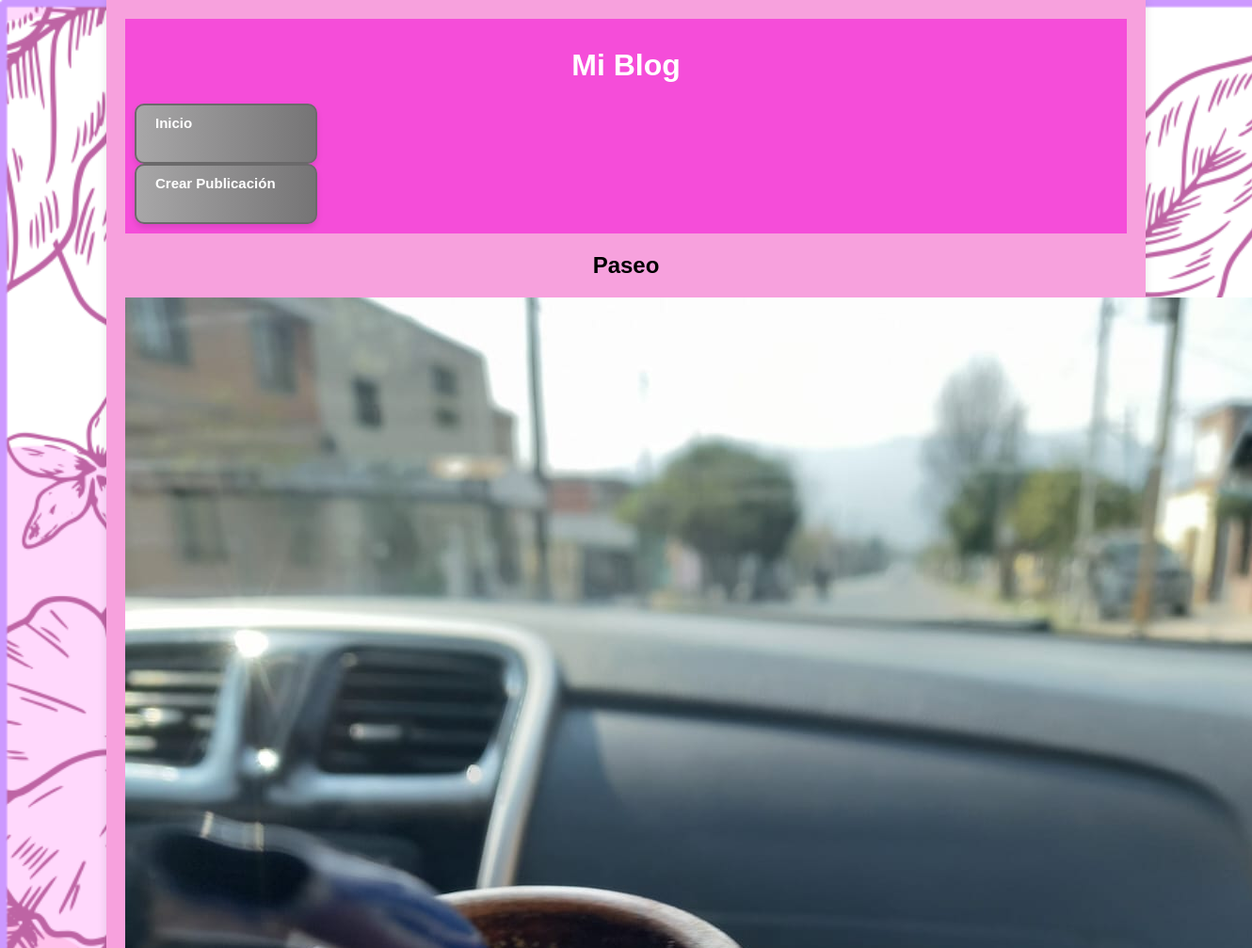
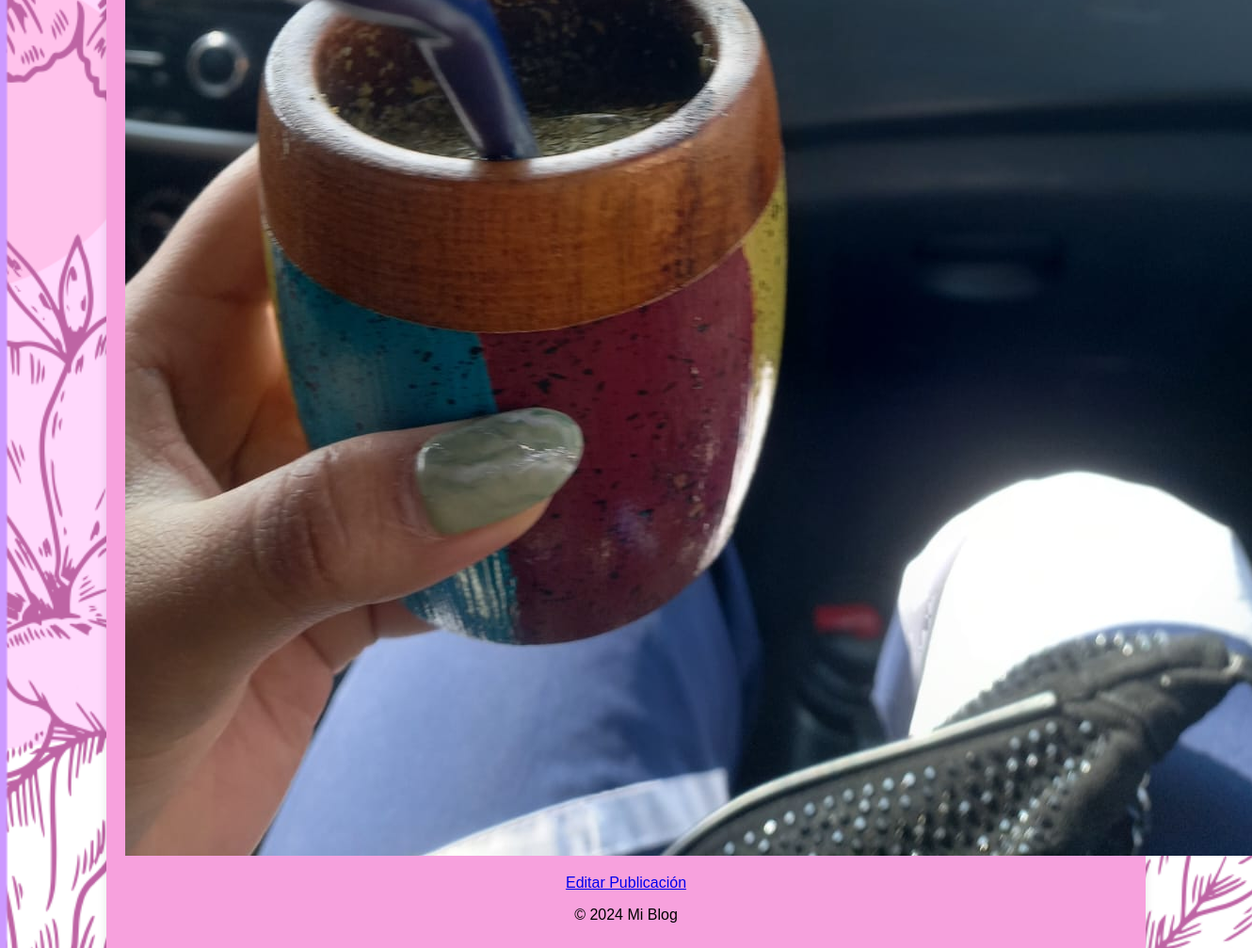
/post/5/, run on the app's committed database (2 pictures, top to bottom).
### blog/models.py (models this page shows, shortened)
class Post(models.Model):
    title = models.CharField(max_length=100)
    content = models.TextField()
    image = models.ImageField(upload_to='images/', null=True, blank=True)
    created_date = models.DateTimeField(auto_now_add=True)

### blog/views.py (the view)
# urls.py: path('post/<int:pk>/', views.post_detail, name='post_detail'),
def post_detail(request, pk):
    post = get_object_or_404(Post, pk=pk)
    if request.method == 'POST':
        form = CommentForm(request.POST)
        if form.is_valid():
            comment = form.save(commit=False)
            comment.post = post
            comment.save()
            return redirect('blog/post_detail', pk=post.pk)
    else:
        form = CommentForm()
    return render(request, 'blog/post_detail.html', {'post': post, 'form': form})

### blog/templates/blog/post_detail.html (shortened to what this page needs)
{% extends 'blog/base.html' %}
{% block content %}
    <article>
        <h2>{{ post.title }}</h2>
        {% if post.image %}
            <img src="{{ post.image.url }}" alt="Imagen de {{ post.title }}">
        {% else %}
            <p>No hay imagen disponible</p>
        {% endif %}
    </article>
    <a href="{% url 'post_edit' post.pk %}" class="btn">Editar Publicación</a>
{% endblock %}

### static/blog/style.css (style rules this page uses)
body { font-family: Arial, sans-serif; background-image: url("10.png"); background-size: cover; background-repeat: no-repeat; text-align: center; margin: 0; padding: 0; }

### data on the page
Post: title "Paseo", image (picture)
